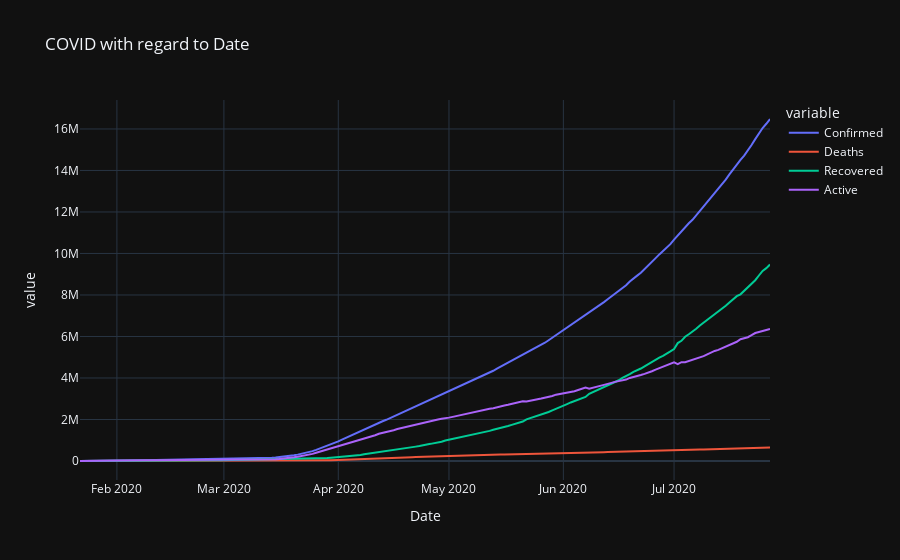

The cell this chart's notebook holds for it:
### Code cell
ex.line(day_wise, x='Date', y=['Confirmed', 'Deaths', 'Recovered', 'Active'], title='COVID with regard to Date', template='plotly_dark')

### Figure 1 — Plotly figure (JSON) as saved in the notebook; plotly's stock layout.template omitted (floating-point values rounded to 4 significant figures; data arrays with more than 128 entries replaced by an {"elided": "..."} marker saying what was removed)
{"data": [{"hovertemplate": "variable=Confirmed<br>Date=%{x}<br>value=%{y}<extra></extra>", "legendgroup": "Confirmed", "line": {"color": "#636efa", "dash": "solid"}, "marker": {"symbol": "circle"}, "mode": "lines", "name": "Confirmed", "orientation": "v", "showlegend": true, "type": "scatter", "x": {"elided": "188 str values"}, "xaxis": "x", "y": {"elided": "188 int values"}, "yaxis": "y"}, {"hovertemplate": "variable=Deaths<br>Date=%{x}<br>value=%{y}<extra></extra>", "legendgroup": "Deaths", "line": {"color": "#EF553B", "dash": "solid"}, "marker": {"symbol": "circle"}, "mode": "lines", "name": "Deaths", "orientation": "v", "showlegend": true, "type": "scatter", "x": {"elided": "188 str values"}, "xaxis": "x", "y": {"elided": "188 int values"}, "yaxis": "y"}, {"hovertemplate": "variable=Recovered<br>Date=%{x}<br>value=%{y}<extra></extra>", "legendgroup": "Recovered", "line": {"color": "#00cc96", "dash": "solid"}, "marker": {"symbol": "circle"}, "mode": "lines", "name": "Recovered", "orientation": "v", "showlegend": true, "type": "scatter", "x": {"elided": "188 str values"}, "xaxis": "x", "y": {"elided": "188 int values"}, "yaxis": "y"}, {"hovertemplate": "variable=Active<br>Date=%{x}<br>value=%{y}<extra></extra>", "legendgroup": "Active", "line": {"color": "#ab63fa", "dash": "solid"}, "marker": {"symbol": "circle"}, "mode": "lines", "name": "Active", "orientation": "v", "showlegend": true, "type": "scatter", "x": {"elided": "188 str values"}, "xaxis": "x", "y": {"elided": "188 int values"}, "yaxis": "y"}], "layout": {"autosize": true, "legend": {"title": {"text": "variable"}, "tracegroupgap": 0}, "title": {"text": "COVID with regard to Date"}, "xaxis": {"anchor": "y", "autorange": true, "domain": [0, 1], "range": ["2020-01-22", "2020-07-27"], "title": {"text": "Date"}, "type": "date"}, "yaxis": {"anchor": "x", "autorange": true, "domain": [0, 1], "range": [-915600.0, 17400000.0], "title": {"text": "value"}, "type": "linear"}}}
